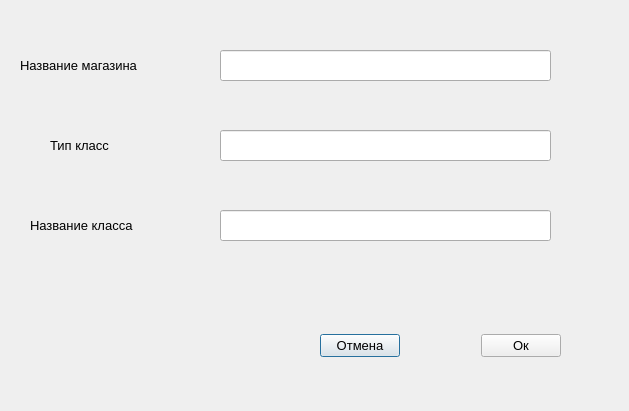
<?xml version="1.0" encoding="UTF-8"?>
<ui version="4.0">
 <class>Dialog</class>
 <widget class="QDialog" name="Dialog">
  <property name="geometry">
   <rect>
    <x>0</x>
    <y>0</y>
    <width>629</width>
    <height>411</height>
   </rect>
  </property>
  <property name="sizePolicy">
   <sizepolicy hsizetype="Preferred" vsizetype="Expanding">
    <horstretch>0</horstretch>
    <verstretch>0</verstretch>
   </sizepolicy>
  </property>
  <property name="windowTitle">
   <string>Dialog</string>
  </property>
  <widget class="QWidget" name="horizontalLayoutWidget">
   <property name="geometry">
    <rect>
     <x>320</x>
     <y>300</y>
     <width>241</width>
     <height>91</height>
    </rect>
   </property>
   <layout class="QHBoxLayout" name="horizontalLayout">
    <item>
     <widget class="QPushButton" name="pushButton_2">
      <property name="font">
       <font>
        <pointsize>10</pointsize>
       </font>
      </property>
      <property name="text">
       <string>Отмена</string>
      </property>
     </widget>
    </item>
    <item>
     <spacer name="horizontalSpacer">
      <property name="orientation">
       <enum>Qt::Horizontal</enum>
      </property>
      <property name="sizeHint" stdset="0">
       <size>
        <width>40</width>
        <height>20</height>
       </size>
      </property>
     </spacer>
    </item>
    <item>
     <widget class="QPushButton" name="pushButton">
      <property name="font">
       <font>
        <pointsize>10</pointsize>
       </font>
      </property>
      <property name="text">
       <string>Ок</string>
      </property>
     </widget>
    </item>
   </layout>
  </widget>
  <widget class="QLineEdit" name="lineEdit">
   <property name="geometry">
    <rect>
     <x>220</x>
     <y>50</y>
     <width>331</width>
     <height>31</height>
    </rect>
   </property>
  </widget>
  <widget class="QLineEdit" name="lineEdit_2">
   <property name="geometry">
    <rect>
     <x>220</x>
     <y>130</y>
     <width>331</width>
     <height>31</height>
    </rect>
   </property>
  </widget>
  <widget class="QLineEdit" name="lineEdit_3">
   <property name="geometry">
    <rect>
     <x>220</x>
     <y>210</y>
     <width>331</width>
     <height>31</height>
    </rect>
   </property>
  </widget>
  <widget class="QLabel" name="label">
   <property name="geometry">
    <rect>
     <x>20</x>
     <y>50</y>
     <width>161</width>
     <height>31</height>
    </rect>
   </property>
   <property name="font">
    <font>
     <pointsize>10</pointsize>
     <weight>50</weight>
     <bold>false</bold>
    </font>
   </property>
   <property name="text">
    <string>Название магазина</string>
   </property>
  </widget>
  <widget class="QLabel" name="label_2">
   <property name="geometry">
    <rect>
     <x>50</x>
     <y>130</y>
     <width>121</width>
     <height>31</height>
    </rect>
   </property>
   <property name="font">
    <font>
     <pointsize>10</pointsize>
    </font>
   </property>
   <property name="text">
    <string>Тип класс</string>
   </property>
  </widget>
  <widget class="QLabel" name="label_3">
   <property name="geometry">
    <rect>
     <x>30</x>
     <y>210</y>
     <width>141</width>
     <height>31</height>
    </rect>
   </property>
   <property name="font">
    <font>
     <pointsize>10</pointsize>
    </font>
   </property>
   <property name="text">
    <string>Название класса</string>
   </property>
  </widget>
  <widget class="QLabel" name="label_4">
   <property name="geometry">
    <rect>
     <x>30</x>
     <y>270</y>
     <width>291</width>
     <height>31</height>
    </rect>
   </property>
   <property name="font">
    <font>
     <pointsize>10</pointsize>
    </font>
   </property>
   <property name="text">
    <string/>
   </property>
  </widget>
 </widget>
 <resources/>
 <connections/>
</ui>
